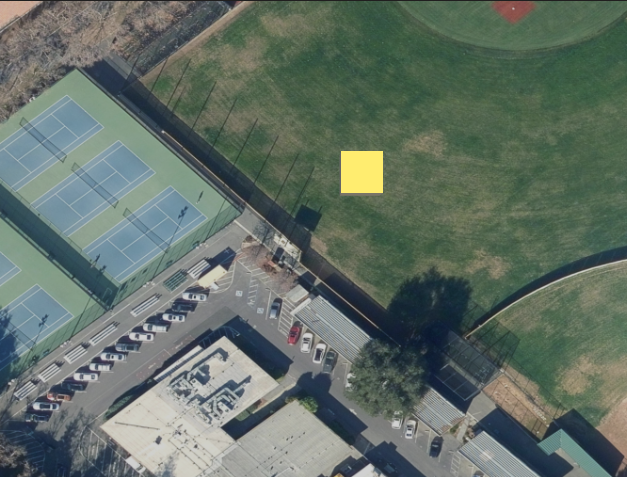
#> input picture scripts/drone_cam.png, 627 x 477 px, given in place of aniketaagya.png, which was not available
$ python matching.py
#> lines starting #> are read from the running program, lines starting #| are printed output that depends on the picture; pictures that were not available may be replaced by others from this repository, and a replacement may not be noted
import cv2
import subprocess

img1 = cv2.imread('/home/zhedac/images/aniketaagya.png')
#> img1 is the input picture: shape (477, 627, 3); mean B, G, R 102.4, 111.5, 98.3
img2 = cv2.imread('/home/zhedac/images/task2d.tif')
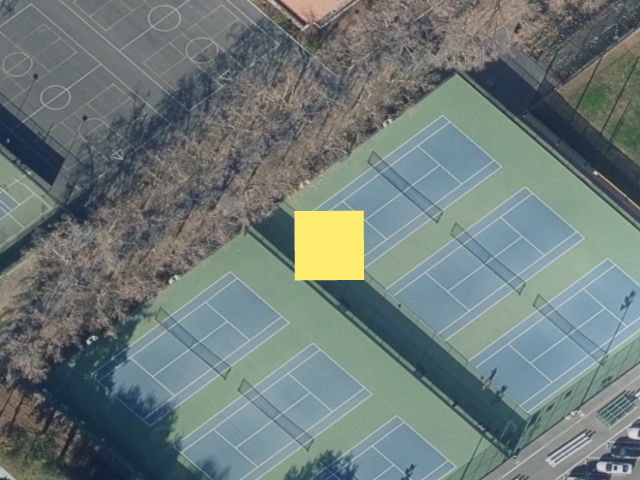
#> input picture scripts/updated_task2d.tif, 640 x 480 px, given in place of task2d.tif, which was not available
#> img2 is the input picture: shape (480, 640, 3); mean B, G, R 120.9, 122.7, 110.1

img1 = cv2.cvtColor(img1, cv2.COLOR_BGR2GRAY)
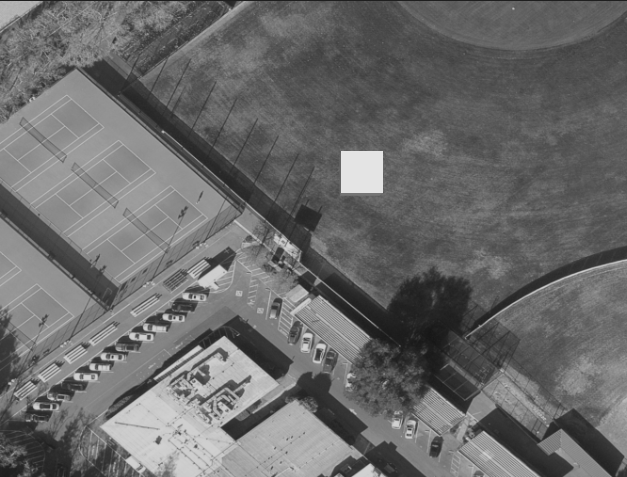
#> img1: shape (477, 627); min 22, max 228, mean 106.5
img2 = cv2.cvtColor(img2, cv2.COLOR_BGR2GRAY)
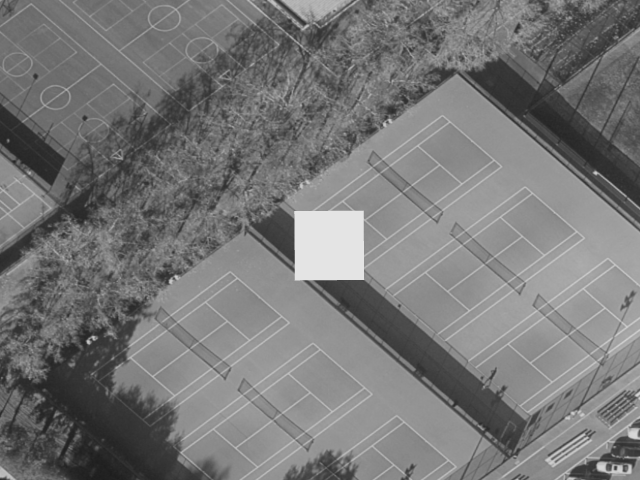
#> img2: shape (480, 640); min 29, max 228, mean 118.8

sift = cv2.xfeatures2d.SIFT_create()

kp1, descriptors_1 = sift.detectAndCompute(img1,None)
#> kp1 = 1353 keypoints; strongest (x, y, size): (36, 406, 4.5), (165, 317, 3.9), (235, 429, 13.9), (92, 367, 3.8)
kp2, descriptors_2 = sift.detectAndCompute(img2,None)
#> kp2 = 2502 keypoints; strongest (x, y, size): (601, 467, 6.2), (595, 173, 2.8), (615, 468, 2.3), (330, 243, 48)

bf = cv2.BFMatcher(cv2.NORM_L1, crossCheck=True)

matches = bf.match(descriptors_1,descriptors_2)
#> matches = 540 matches

matches = sorted(matches, key = lambda x:x.distance)

l1 = []
l2 = []


matched_img = cv2.drawMatches(img1, kp1, img2, kp2, matches[:10], img2, flags=2)
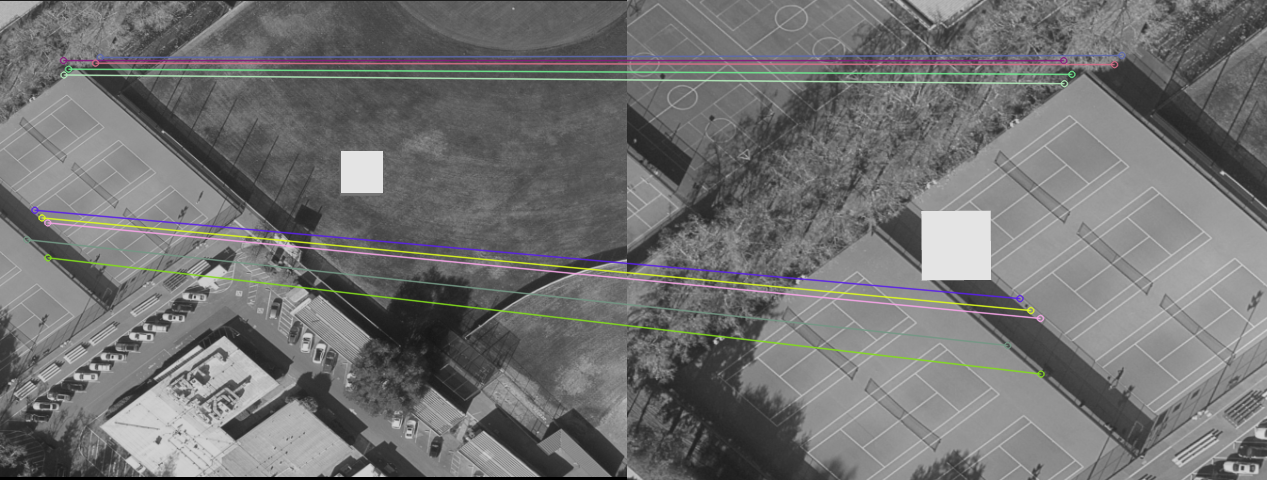
#> matched_img: shape (480, 1267, 3); mean of channels 0, 1, 2 113.3, 113.5, 113.5; drawn as B, G, R
matched_img = cv2.resize(matched_img,(0,0),fx=.2,fy=.2)
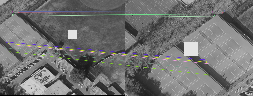
#> matched_img: shape (96, 253, 3); mean of channels 0, 1, 2 113.1, 113.6, 113.2; drawn as B, G, R
cv2.imshow('image', matched_img)

cv2.waitKey(0)
cv2.destroyAllWindows()

#print(len(matches))
for mat in matches[:20]:

    img1_idx = mat.queryIdx
    img2_idx = mat.trainIdx

    #x - columns
    #y - rows
    #Get the coordinates
    (x1, y1) = kp1[img1_idx].pt
    (x2, y2) = kp2[img2_idx].pt
    l1.append({x1,y1})
    l2.append({x2,y2})
#> this loop made 20 passes
#> (img1_idx, img2_idx, x1, y1, x2, y2) on passes 1 to 12: (178, 1868, 47.34, 222.4, 412.9, 317.9), (349, 2085, 99.68, 57, 494.4, 55.01), (231, 1932, 63.03, 60.07, 436.2, 60.22), (127, 1794, 34.37, 209.7, 392.5, 298.1), (250, 1949, 68.09, 68.68, 444.4, 73.87), (332, 2058, 95, 62.68, 487.1, 64.14), (154, 1835, 41.49, 217.4, 403.3, 310.1), (96, 1758, 26.42, 239.2, 380.3, 345.1), (235, 1935, 63.42, 74.49, 436.9, 83.2), (179, 1870, 47.44, 257.3, 413.6, 373.5), (429, 2184, 121.5, 281.4, 531.3, 410.9), (383, 2135, 109.3, 283.3, 512.2, 413.9)
#> after the loop, l1 = 20 items; l2 = 20 items

print(l1,l2)
#> (printed output is left out)

from_SRS = "EPSG:4326"

to_SRS = "EPSG:4326"

src='/home/zhedac/images/task2d.tif'

dest= '/home/zhedac/images/updated_task2d.tif'

cmd_list = ["gdalwarp","-r", "near", "-order", "1", "-s_srs", from_SRS, "-t_srs", to_SRS, "-overwrite", src, dest]

subprocess.run(cmd_list)
#> (this line was passed over: subprocess is not available in this run)

src="/home/zhedac/images/aniketaagya.png"
dest="/home/zhedac/images/updated_task2d.tif"
cmd_list = ["gdal_translate"]
for i in range(len(l1)):

    cmd_list.append("-gcp")
    cmd_list.append(str(l1[0]))
    cmd_list.append(str(l1[1]))
    cmd_list.append(str(l2[0]))
    cmd_list.append(str(l2[1]))
#> this loop made 20 passes
#> after the loop, cmd_list = 101 items, first 6: 'gdal_translate', '-gcp', '{222.3614959716797, 47.335113525390625}', '{56.99582290649414, 99.68415069580078}', '{412.9122619628906, 317.9347229003906}', '{494.3854675292969, 55.01144790649414}'

cmd_list.append("-of")
cmd_list.append("GTiff")
cmd_list.append(src)
cmd_list.append(dest)
subprocess.run(cmd_list)
#> (this line was passed over: subprocess is not available in this run)
